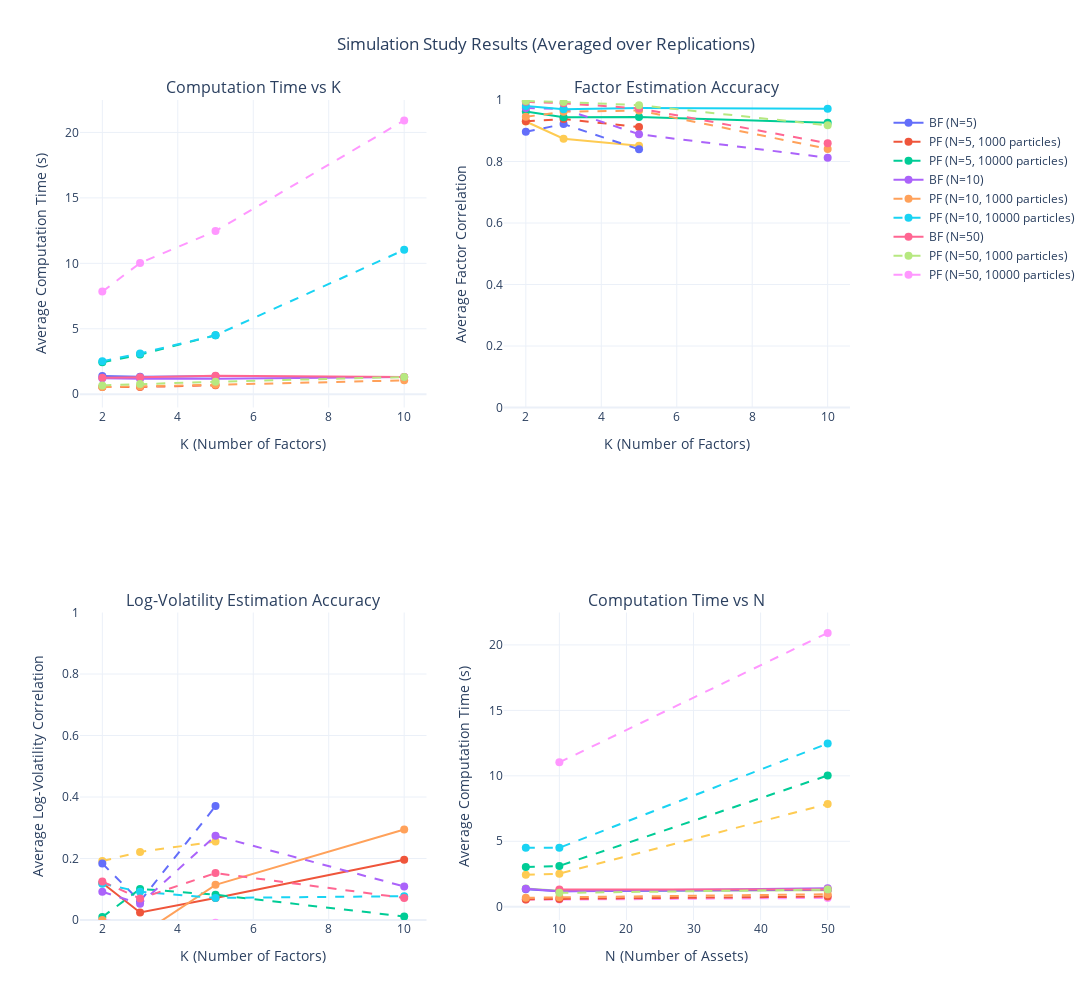

Notebook source saved alongside this figure:
### Markdown cell above
## Performance Analysis

Let's analyze the performance of both filters across different dimensions.

### Code cell
# Create subplots for different performance metrics
fig = make_subplots(
    rows=2, cols=2,
    subplot_titles=(
        'Computation Time vs K',
        'Factor Estimation Accuracy',
        'Log-Volatility Estimation Accuracy',
        'Computation Time vs N'
    )
)

# Time vs K for different N
for n_val in agg_results['N'].unique():
    # Bellman Filter
    bf_subset = agg_results[(agg_results['N'] == n_val) & (agg_results['num_particles'].isna())]
    fig.add_trace(
        go.Scatter(
            x=bf_subset['K'],
            y=bf_subset['bf_time'],
            name=f'BF (N={n_val})',
            mode='lines+markers',
            line=dict(width=2),
            marker=dict(size=8)
        ),
        row=1, col=1
    )

    # Particle Filter with different particle counts
    for num_particles in [1000, 10000]:
        pf_subset = agg_results[(agg_results['N'] == n_val) & (agg_results['num_particles'] == num_particles)]
        fig.add_trace(
            go.Scatter(
                x=pf_subset['K'],
                y=pf_subset['pf_time'],
                name=f'PF (N={n_val}, {num_particles} particles)',
                mode='lines+markers',
                line=dict(width=2, dash='dash'),
                marker=dict(size=8)
            ),
            row=1, col=1
        )

# Factor Correlation vs K
for n_val in agg_results['N'].unique():
    # Bellman Filter
    bf_subset = agg_results[(agg_results['N'] == n_val) & (agg_results['num_particles'].isna())]
    fig.add_trace(
        go.Scatter(
            x=bf_subset['K'],
            y=bf_subset['bf_corr_f_mean'],
            name=f'BF (N={n_val})',
            mode='lines+markers',
            line=dict(width=2),
            marker=dict(size=8),
            showlegend=False
        ),
        row=1, col=2
    )

    # Particle Filter with different particle counts
    for num_particles in [1000, 10000]:
        pf_subset = agg_results[(agg_results['N'] == n_val) & (agg_results['num_particles'] == num_particles)]
        fig.add_trace(
            go.Scatter(
                x=pf_subset['K'],
                y=pf_subset['pf_corr_f_mean'],
                name=f'PF (N={n_val}, {num_particles} particles)',
                mode='lines+markers',
                line=dict(width=2, dash='dash'),
                marker=dict(size=8),
                showlegend=False
            ),
            row=1, col=2
        )

# Log-Volatility Correlation vs K
for n_val in agg_results['N'].unique():
    # Bellman Filter
    bf_subset = agg_results[(agg_results['N'] == n_val) & (agg_results['num_particles'].isna())]
    fig.add_trace(
        go.Scatter(
            x=bf_subset['K'],
            y=bf_subset['bf_corr_h_mean'],
            name=f'BF (N={n_val})',
            mode='lines+markers',
            line=dict(width=2),
            marker=dict(size=8),
            showlegend=False
        ),
        row=2, col=1
    )

    # Particle Filter with different particle counts
    for num_particles in [1000, 10000]:
        pf_subset = agg_results[(agg_results['N'] == n_val) & (agg_results['num_particles'] == num_particles)]
        fig.add_trace(
            go.Scatter(
                x=pf_subset['K'],
                y=pf_subset['pf_corr_h_mean'],
                name=f'PF (N={n_val}, {num_particles} particles)',
                mode='lines+markers',
                line=dict(width=2, dash='dash'),
                marker=dict(size=8),
                showlegend=False
            ),
            row=2, col=1
        )

# Time vs N for different K
for k_val in agg_results['K'].unique():
    # Bellman Filter
    bf_subset = agg_results[(agg_results['K'] == k_val) & (agg_results['num_particles'].isna())]
    fig.add_trace(
        go.Scatter(
            x=bf_subset['N'],
            y=bf_subset['bf_time'],
            name=f'BF (K={k_val})',
            mode='lines+markers',
            line=dict(width=2),
            marker=dict(size=8),
            showlegend=False
        ),
        row=2, col=2
    )

    # Particle Filter with different particle counts
    for num_particles in [1000, 10000]:
        pf_subset = agg_results[(agg_results['K'] == k_val) & (agg_results['num_particles'] == num_particles)]
        fig.add_trace(
            go.Scatter(
                x=pf_subset['N'],
                y=pf_subset['pf_time'],
                name=f'PF (K={k_val}, {num_particles} particles)',
                mode='lines+markers',
                line=dict(width=2, dash='dash'),
                marker=dict(size=8),
                showlegend=False
            ),
            row=2, col=2
        )

# Update layout
fig.update_layout(
    height=1000,
    width=1200,
    title_text="Simulation Study Results (Averaged over Replications)",
    title_x=0.5,
    showlegend=True,
    legend=dict(
        yanchor="top",
        y=0.99,
        xanchor="left",
        x=1.05
    )
)

# Update axes labels
fig.update_xaxes(title_text="K (Number of Factors)", row=1, col=1)
fig.update_xaxes(title_text="K (Number of Factors)", row=1, col=2)
fig.update_xaxes(title_text="K (Number of Factors)", row=2, col=1)
fig.update_xaxes(title_text="N (Number of Assets)", row=2, col=2)

fig.update_yaxes(title_text="Average Computation Time (s)", row=1, col=1)
fig.update_yaxes(title_text="Average Factor Correlation", row=1, col=2)
fig.update_yaxes(title_text="Average Log-Volatility Correlation", row=2, col=1)
fig.update_yaxes(title_text="Average Computation Time (s)", row=2, col=2)

# Set y-axis ranges for correlation plots
fig.update_yaxes(range=[0, 1], row=1, col=2)
fig.update_yaxes(range=[0, 1], row=2, col=1)

# Show the plot
fig.show()

### Figure 1 — Plotly figure (JSON) as saved in the notebook; plotly's stock layout.template omitted (floating-point values rounded to 4 significant figures)
{"data": [{"line": {"width": 2}, "marker": {"size": 8}, "mode": "lines+markers", "name": "BF (N=5)", "type": "scatter", "x": [2, 3, 5], "xaxis": "x", "y": [1.4, 1.337, 1.382], "yaxis": "y"}, {"line": {"dash": "dash", "width": 2}, "marker": {"size": 8}, "mode": "lines+markers", "name": "PF (N=5, 1000 particles)", "type": "scatter", "x": [2, 3, 5], "xaxis": "x", "y": [0.5453, 0.5606, 0.6824], "yaxis": "y"}, {"line": {"dash": "dash", "width": 2}, "marker": {"size": 8}, "mode": "lines+markers", "name": "PF (N=5, 10000 particles)", "type": "scatter", "x": [2, 3, 5], "xaxis": "x", "y": [2.442, 3.029, 4.502], "yaxis": "y"}, {"line": {"width": 2}, "marker": {"size": 8}, "mode": "lines+markers", "name": "BF (N=10)", "type": "scatter", "x": [2, 3, 5, 10], "xaxis": "x", "y": [1.222, 1.182, 1.19, 1.322], "yaxis": "y"}, {"line": {"dash": "dash", "width": 2}, "marker": {"size": 8}, "mode": "lines+markers", "name": "PF (N=10, 1000 particles)", "type": "scatter", "x": [2, 3, 5, 10], "xaxis": "x", "y": [0.5445, 0.599, 0.7229, 1.061], "yaxis": "y"}, {"line": {"dash": "dash", "width": 2}, "marker": {"size": 8}, "mode": "lines+markers", "name": "PF (N=10, 10000 particles)", "type": "scatter", "x": [2, 3, 5, 10], "xaxis": "x", "y": [2.527, 3.117, 4.507, 11.03], "yaxis": "y"}, {"line": {"width": 2}, "marker": {"size": 8}, "mode": "lines+markers", "name": "BF (N=50)", "type": "scatter", "x": [2, 3, 5, 10], "xaxis": "x", "y": [1.265, 1.292, 1.411, 1.311], "yaxis": "y"}, {"line": {"dash": "dash", "width": 2}, "marker": {"size": 8}, "mode": "lines+markers", "name": "PF (N=50, 1000 particles)", "type": "scatter", "x": [2, 3, 5, 10], "xaxis": "x", "y": [0.6759, 0.78, 0.9568, 1.315], "yaxis": "y"}, {"line": {"dash": "dash", "width": 2}, "marker": {"size": 8}, "mode": "lines+markers", "name": "PF (N=50, 10000 particles)", "type": "scatter", "x": [2, 3, 5, 10], "xaxis": "x", "y": [7.84, 10.02, 12.47, 20.92], "yaxis": "y"}, {"line": {"width": 2}, "marker": {"size": 8}, "mode": "lines+markers", "name": "BF (N=5)", "showlegend": false, "type": "scatter", "x": [2, 3, 5], "xaxis": "x2", "y": [0.9301, 0.8739, 0.8512], "yaxis": "y2"}, {"line": {"dash": "dash", "width": 2}, "marker": {"size": 8}, "mode": "lines+markers", "name": "PF (N=5, 1000 particles)", "showlegend": false, "type": "scatter", "x": [2, 3, 5], "xaxis": "x2", "y": [0.8969, 0.9216, 0.8396], "yaxis": "y2"}, {"line": {"dash": "dash", "width": 2}, "marker": {"size": 8}, "mode": "lines+markers", "name": "PF (N=5, 10000 particles)", "showlegend": false, "type": "scatter", "x": [2, 3, 5], "xaxis": "x2", "y": [0.9307, 0.9379, 0.9122], "yaxis": "y2"}, {"line": {"width": 2}, "marker": {"size": 8}, "mode": "lines+markers", "name": "BF (N=10)", "showlegend": false, "type": "scatter", "x": [2, 3, 5, 10], "xaxis": "x2", "y": [0.9628, 0.9438, 0.945, 0.9256], "yaxis": "y2"}, {"line": {"dash": "dash", "width": 2}, "marker": {"size": 8}, "mode": "lines+markers", "name": "PF (N=10, 1000 particles)", "showlegend": false, "type": "scatter", "x": [2, 3, 5, 10], "xaxis": "x2", "y": [0.9738, 0.9705, 0.8887, 0.8123], "yaxis": "y2"}, {"line": {"dash": "dash", "width": 2}, "marker": {"size": 8}, "mode": "lines+markers", "name": "PF (N=10, 10000 particles)", "showlegend": false, "type": "scatter", "x": [2, 3, 5, 10], "xaxis": "x2", "y": [0.9452, 0.9619, 0.9658, 0.8409], "yaxis": "y2"}, {"line": {"width": 2}, "marker": {"size": 8}, "mode": "lines+markers", "name": "BF (N=50)", "showlegend": false, "type": "scatter", "x": [2, 3, 5, 10], "xaxis": "x2", "y": [0.9808, 0.9701, 0.9736, 0.9715], "yaxis": "y2"}, {"line": {"dash": "dash", "width": 2}, "marker": {"size": 8}, "mode": "lines+markers", "name": "PF (N=50, 1000 particles)", "showlegend": false, "type": "scatter", "x": [2, 3, 5, 10], "xaxis": "x2", "y": [0.9943, 0.9892, 0.9727, 0.8596], "yaxis": "y2"}, {"line": {"dash": "dash", "width": 2}, "marker": {"size": 8}, "mode": "lines+markers", "name": "PF (N=50, 10000 particles)", "showlegend": false, "type": "scatter", "x": [2, 3, 5, 10], "xaxis": "x2", "y": [0.9965, 0.9934, 0.9832, 0.9178], "yaxis": "y2"}, {"line": {"width": 2}, "marker": {"size": 8}, "mode": "lines+markers", "name": "BF (N=5)", "showlegend": false, "type": "scatter", "x": [2, 3, 5], "xaxis": "x3", "y": [-6.185e-18, -0.01387, -0.009109], "yaxis": "y3"}, {"line": {"dash": "dash", "width": 2}, "marker": {"size": 8}, "mode": "lines+markers", "name": "PF (N=5, 1000 particles)", "showlegend": false, "type": "scatter", "x": [2, 3, 5], "xaxis": "x3", "y": [0.1918, 0.2214, 0.2554], "yaxis": "y3"}, {"line": {"dash": "dash", "width": 2}, "marker": {"size": 8}, "mode": "lines+markers", "name": "PF (N=5, 10000 particles)", "showlegend": false, "type": "scatter", "x": [2, 3, 5], "xaxis": "x3", "y": [0.1838, 0.06068, 0.3704], "yaxis": "y3"}, {"line": {"width": 2}, "marker": {"size": 8}, "mode": "lines+markers", "name": "BF (N=10)", "showlegend": false, "type": "scatter", "x": [2, 3, 5, 10], "xaxis": "x3", "y": [0.1205, 0.02424, 0.07142, 0.196], "yaxis": "y3"}, {"line": {"dash": "dash", "width": 2}, "marker": {"size": 8}, "mode": "lines+markers", "name": "PF (N=10, 1000 particles)", "showlegend": false, "type": "scatter", "x": [2, 3, 5, 10], "xaxis": "x3", "y": [0.00982, 0.1012, 0.08216, 0.01148], "yaxis": "y3"}, {"line": {"dash": "dash", "width": 2}, "marker": {"size": 8}, "mode": "lines+markers", "name": "PF (N=10, 10000 particles)", "showlegend": false, "type": "scatter", "x": [2, 3, 5, 10], "xaxis": "x3", "y": [0.09173, 0.05247, 0.2739, 0.1092], "yaxis": "y3"}, {"line": {"width": 2}, "marker": {"size": 8}, "mode": "lines+markers", "name": "BF (N=50)", "showlegend": false, "type": "scatter", "x": [2, 3, 5, 10], "xaxis": "x3", "y": [1.041e-15, -0.04903, 0.1143, 0.2945], "yaxis": "y3"}, {"line": {"dash": "dash", "width": 2}, "marker": {"size": 8}, "mode": "lines+markers", "name": "PF (N=50, 1000 particles)", "showlegend": false, "type": "scatter", "x": [2, 3, 5, 10], "xaxis": "x3", "y": [0.1183, 0.09167, 0.0718, 0.07748], "yaxis": "y3"}, {"line": {"dash": "dash", "width": 2}, "marker": {"size": 8}, "mode": "lines+markers", "name": "PF (N=50, 10000 particles)", "showlegend": false, "type": "scatter", "x": [2, 3, 5, 10], "xaxis": "x3", "y": [0.1249, 0.06982, 0.1525, 0.07176], "yaxis": "y3"}, {"line": {"width": 2}, "marker": {"size": 8}, "mode": "lines+markers", "name": "BF (K=2)", "showlegend": false, "type": "scatter", "x": [5, 10, 50], "xaxis": "x4", "y": [1.4, 1.222, 1.265], "yaxis": "y4"}, {"line": {"dash": "dash", "width": 2}, "marker": {"size": 8}, "mode": "lines+markers", "name": "PF (K=2, 1000 particles)", "showlegend": false, "type": "scatter", "x": [5, 10, 50], "xaxis": "x4", "y": [0.5453, 0.5445, 0.6759], "yaxis": "y4"}, {"line": {"dash": "dash", "width": 2}, "marker": {"size": 8}, "mode": "lines+markers", "name": "PF (K=2, 10000 particles)", "showlegend": false, "type": "scatter", "x": [5, 10, 50], "xaxis": "x4", "y": [2.442, 2.527, 7.84], "yaxis": "y4"}, {"line": {"width": 2}, "marker": {"size": 8}, "mode": "lines+markers", "name": "BF (K=3)", "showlegend": false, "type": "scatter", "x": [5, 10, 50], "xaxis": "x4", "y": [1.337, 1.182, 1.292], "yaxis": "y4"}, {"line": {"dash": "dash", "width": 2}, "marker": {"size": 8}, "mode": "lines+markers", "name": "PF (K=3, 1000 particles)", "showlegend": false, "type": "scatter", "x": [5, 10, 50], "xaxis": "x4", "y": [0.5606, 0.599, 0.78], "yaxis": "y4"}, {"line": {"dash": "dash", "width": 2}, "marker": {"size": 8}, "mode": "lines+markers", "name": "PF (K=3, 10000 particles)", "showlegend": false, "type": "scatter", "x": [5, 10, 50], "xaxis": "x4", "y": [3.029, 3.117, 10.02], "yaxis": "y4"}, {"line": {"width": 2}, "marker": {"size": 8}, "mode": "lines+markers", "name": "BF (K=5)", "showlegend": false, "type": "scatter", "x": [5, 10, 50], "xaxis": "x4", "y": [1.382, 1.19, 1.411], "yaxis": "y4"}, {"line": {"dash": "dash", "width": 2}, "marker": {"size": 8}, "mode": "lines+markers", "name": "PF (K=5, 1000 particles)", "showlegend": false, "type": "scatter", "x": [5, 10, 50], "xaxis": "x4", "y": [0.6824, 0.7229, 0.9568], "yaxis": "y4"}, {"line": {"dash": "dash", "width": 2}, "marker": {"size": 8}, "mode": "lines+markers", "name": "PF (K=5, 10000 particles)", "showlegend": false, "type": "scatter", "x": [5, 10, 50], "xaxis": "x4", "y": [4.502, 4.507, 12.47], "yaxis": "y4"}, {"line": {"width": 2}, "marker": {"size": 8}, "mode": "lines+markers", "name": "BF (K=10)", "showlegend": false, "type": "scatter", "x": [10, 50], "xaxis": "x4", "y": [1.322, 1.311], "yaxis": "y4"}, {"line": {"dash": "dash", "width": 2}, "marker": {"size": 8}, "mode": "lines+markers", "name": "PF (K=10, 1000 particles)", "showlegend": false, "type": "scatter", "x": [10, 50], "xaxis": "x4", "y": [1.061, 1.315], "yaxis": "y4"}, {"line": {"dash": "dash", "width": 2}, "marker": {"size": 8}, "mode": "lines+markers", "name": "PF (K=10, 10000 particles)", "showlegend": false, "type": "scatter", "x": [10, 50], "xaxis": "x4", "y": [11.03, 20.92], "yaxis": "y4"}], "layout": {"annotations": [{"font": {"size": 16}, "showarrow": false, "text": "Computation Time vs K", "x": 0.225, "xanchor": "center", "xref": "paper", "y": 1, "yanchor": "bottom", "yref": "paper"}, {"font": {"size": 16}, "showarrow": false, "text": "Factor Estimation Accuracy", "x": 0.775, "xanchor": "center", "xref": "paper", "y": 1, "yanchor": "bottom", "yref": "paper"}, {"font": {"size": 16}, "showarrow": false, "text": "Log-Volatility Estimation Accuracy", "x": 0.225, "xanchor": "center", "xref": "paper", "y": 0.375, "yanchor": "bottom", "yref": "paper"}, {"font": {"size": 16}, "showarrow": false, "text": "Computation Time vs N", "x": 0.775, "xanchor": "center", "xref": "paper", "y": 0.375, "yanchor": "bottom", "yref": "paper"}], "height": 1000, "legend": {"x": 1.05, "xanchor": "left", "y": 0.99, "yanchor": "top"}, "showlegend": true, "title": {"text": "Simulation Study Results (Averaged over Replications)", "x": 0.5}, "width": 1200, "xaxis": {"anchor": "y", "domain": [0, 0.45], "title": {"text": "K (Number of Factors)"}}, "xaxis2": {"anchor": "y2", "domain": [0.55, 1], "title": {"text": "K (Number of Factors)"}}, "xaxis3": {"anchor": "y3", "domain": [0, 0.45], "title": {"text": "K (Number of Factors)"}}, "xaxis4": {"anchor": "y4", "domain": [0.55, 1], "title": {"text": "N (Number of Assets)"}}, "yaxis": {"anchor": "x", "domain": [0.625, 1], "title": {"text": "Average Computation Time (s)"}}, "yaxis2": {"anchor": "x2", "domain": [0.625, 1], "range": [0, 1], "title": {"text": "Average Factor Correlation"}}, "yaxis3": {"anchor": "x3", "domain": [0, 0.375], "range": [0, 1], "title": {"text": "Average Log-Volatility Correlation"}}, "yaxis4": {"anchor": "x4", "domain": [0, 0.375], "title": {"text": "Average Computation Time (s)"}}}}
